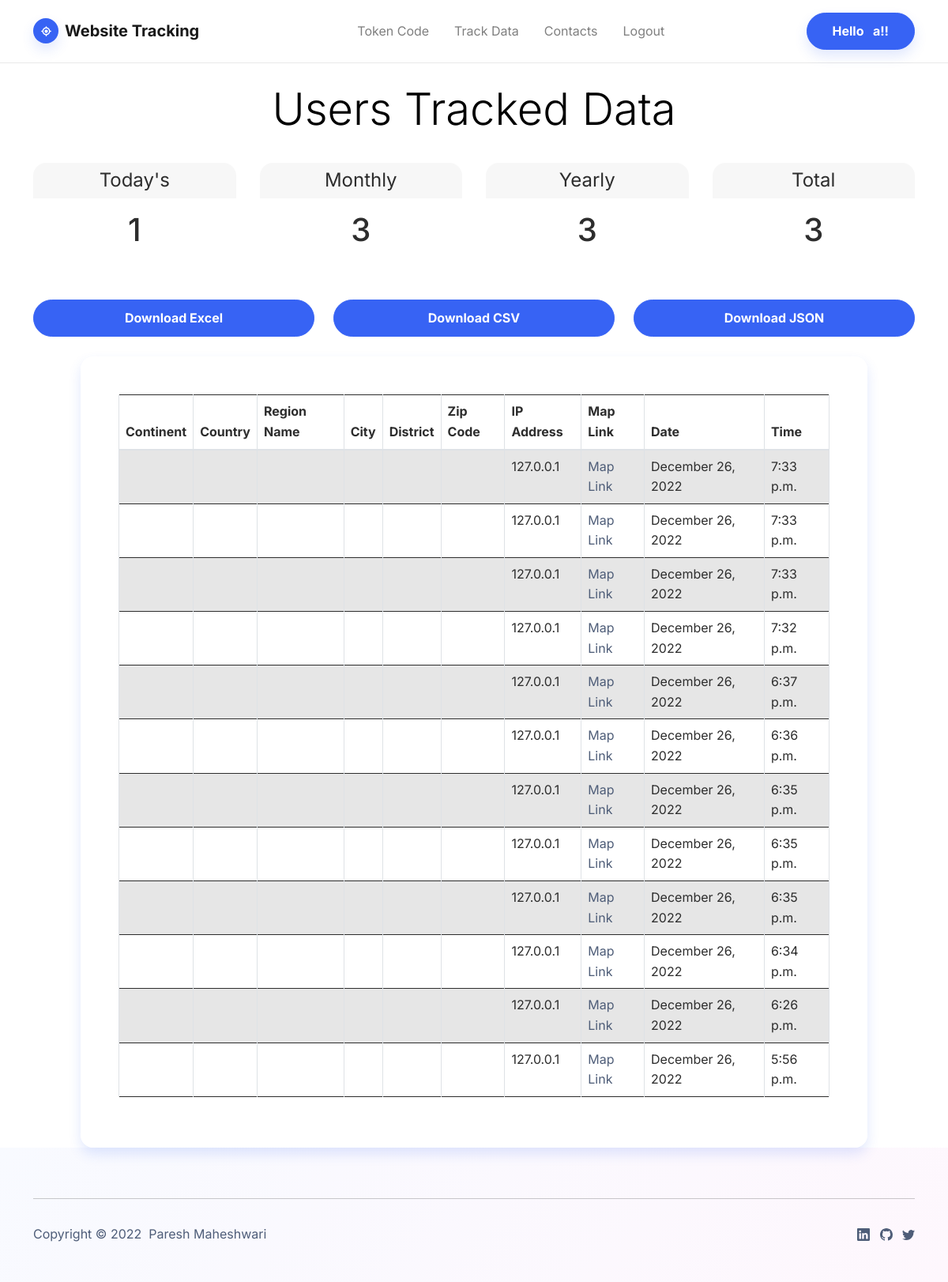
Page /user_track/ (signed in) on the earlier database version.
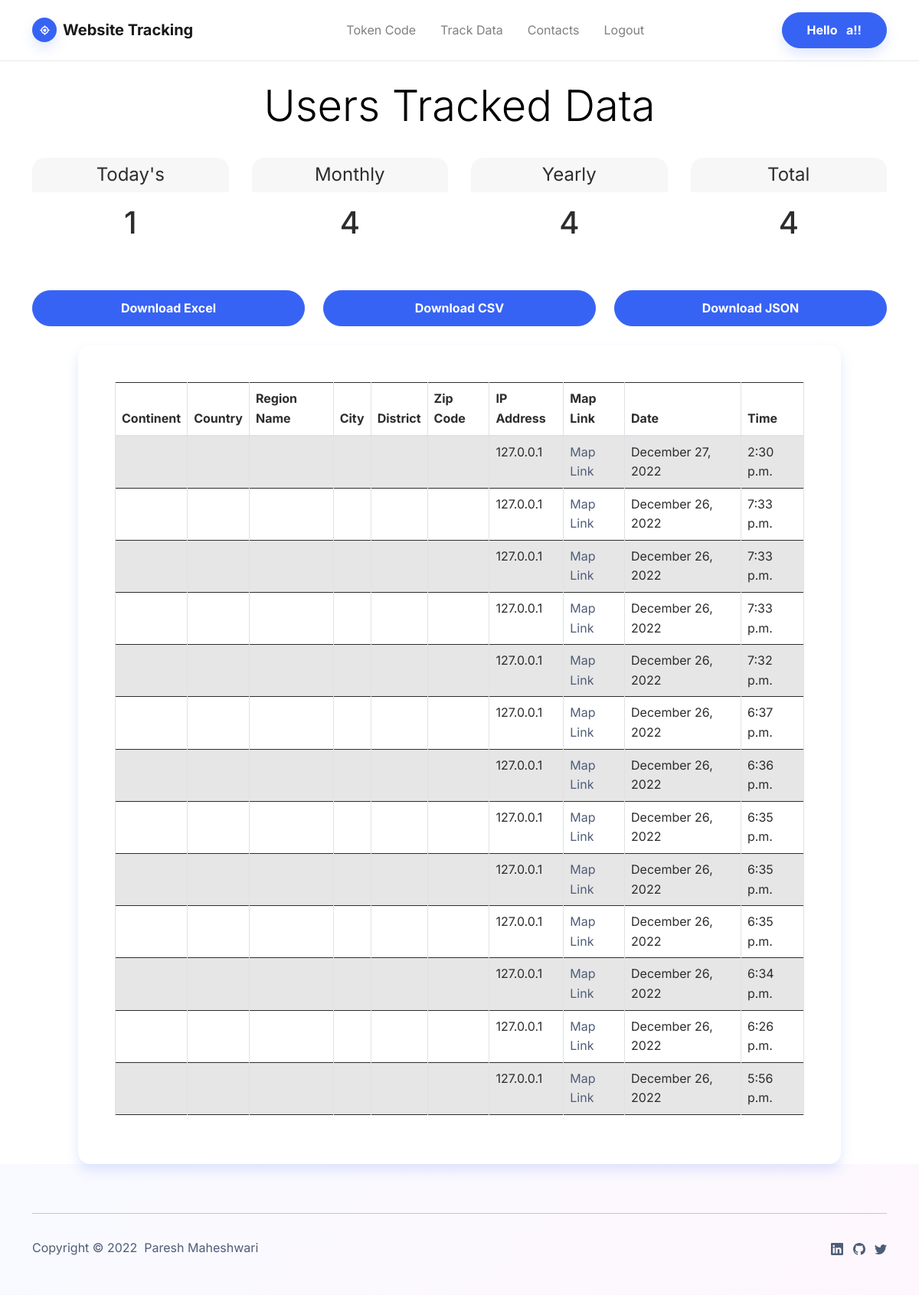
Same page on the later database version.
### location/models.py (models this page shows, shortened)
class UserLocation(models.Model):
    author = models.ForeignKey(User, on_delete=models.CASCADE,null=True, blank=True)
    latitude = models.FloatField(null=True, blank=True)
    longitude = models.FloatField(null=True, blank=True)
    continent = models.CharField(max_length=64, null=True, blank=True)
    country = models.CharField(max_length=64, null=True, blank=True)
    region = models.CharField(max_length=64, null=True, blank=True)
    region_name = models.CharField(max_length=64, null=True, blank=True)
    city = models.CharField(max_length=64, null=True, blank=True)
    district = models.CharField(max_length=64, null=True, blank=True)
    zip_code = models.CharField(max_length=64, null=True, blank=True)
    timezone = models.CharField(max_length=64, null=True, blank=True)
    isp = models.CharField(max_length=64, null=True, blank=True)
    org = models.CharField(max_length=64, null=True, blank=True)
    as_number = models.CharField(max_length=64, null=True, blank=True)
    as_name = models.CharField(max_length=64, null=True, blank=True)
    mobile = models.BooleanField(null=True, blank=True)
    proxy = models.BooleanField(null=True, blank=True)
    hosting = models.BooleanField(null=True, blank=True)
    ip_address = models.CharField(null=True, blank=True,max_length=64)
    map_link = models.CharField(max_length=256, blank=True, null=True)
    date = models.DateTimeField(auto_now_add=True)
    time = models.TimeField(auto_now_add=True)
    user_agent = models.CharField(max_length=256, blank=True, null=True)

### location/views.py (the view)
# urls.py: path('user_track/', user_track, name='user_track'),
@login_required
def user_track(request):
    visit_count = VisitCount.objects.get(author=request.user).visit_count
    today_total = VisitCount.objects.get(author=request.user).today_total
    monthly_total = VisitCount.objects.get(author=request.user).monthly_total
    yearly_total = VisitCount.objects.get(author=request.user).yearly_total
    userdata = UserLocation.objects.order_by('-date','-time')[:100]
    if request.user.is_authenticated:
        return render(request, 'user_track.html', {'userdata':userdata, 'visit_count': visit_count, 'today_total': today_total, 'monthly_total': monthly_total, 'yearly_total': yearly_total})
    else:
        return redirect('home')

### templates/user_track.html (shortened to what this page needs)
{% extends 'base.html' %} {% block content %}
<div class="row">
  <div class="col">
    <div class="bootstrap_datatables">
      <div class="container ">
        <br>
        <header class="text-center text-black">
          <h1 class="display-4">Users Tracked Data</h1>
        </header>
        <br>
        <div class="card-deck mb-3 text-center">
          <div class="card mb-4 box-shadow">
            <div class="card-header">
              <h4 class="my-0 font-weight-normal">Today's</h4>
            </div>
            <div class="card-body">
              <h1 class="card-title pricing-card-title">{{ today_total }}</h1>
            </div>
          </div>
          <div class="card mb-4 box-shadow">
            <div class="card-header">
              <h4 class="my-0 font-weight-normal">Monthly</h4>
            </div>
            <div class="card-body">
              <h1 class="card-title pricing-card-title">
                {{ monthly_total }}
              </h1>
            </div>
          </div>
          <div class="card mb-4 box-shadow">
            <div class="card-header">
              <h4 class="my-0 font-weight-normal">Yearly</h4>
            </div>
            <div class="card-body">
              <h1 class="card-title pricing-card-title">
                {{ yearly_total }}
              </h1>
            </div>
          </div>
          <div class="card mb-4 box-shadow">
            <div class="card-header">
              <h4 class="my-0 font-weight-normal">Total</h4>
            </div>
            <div class="card-body">
              <h1 class="card-title pricing-card-title">{{ visit_count }}</h1>
            </div>
          </div>
        </div>
      </div>
      <div class="container text-center">
        <div class="row center">
          <div class=" col-md-4 col-lg-4">
            <a class="btn btn-primary btn-block" href="{% url "export_excel" %}">Download Excel</a>&nbsp;
          </div>
          <div class=" col-md-4 col-lg-4">
            <a class="btn btn-primary btn-block" href="{% url "export_csv" %}">Download CSV</a>&nbsp;
          </div>
          <div class=" col-md-4 col-lg-4">
            <a class="btn btn-primary btn-block" href="{% url "export_json" %}">Download JSON</a>&nbsp;
          </div>
        </div>
      </div>
      <div class="row ">
        <div class="col-lg-10 mx-auto">
          <div class="card border-0 shadow rounded">
            <div class="card-body bg-white p-5 rounded">
              <div class="table-responsive">
                <table class="table table-striped table-bordered" id="example" style="width: 100%">
                  <thead>
                    <tr>
                      <th>Continent</th>
                      <th>Country</th>
                      <th>Region Name</th>
                      <th>City</th>
                      <th>District</th>
                      <th>Zip Code</th>
                      <th>IP Address</th>
                      <th>Map Link</th>
                      <th>Date</th>
                      <th>Time</th>
                    </tr>
                  </thead>
                  <tbody>
                    {% for location in userdata %}
                    <tr>
                      <td>{{ location.continent }}</td>
                      <td>{{ location.country }}</td>
                      <td>{{ location.region_name }}</td>
                      <td>{{ location.city }}</td>
                      <td>{{ location.district }}</td>
                      <td>{{ location.zip_code }}</td>
                      <td>{{ location.ip_address }}</td>
                      <td>
                        <a href="https://www.google.com/maps/place/{{ location.latitude }},{{ location.longitude }}"
                          target="_blank">Map Link</a>
                      </td>
                      <td>{{ location.date|date:"F j, Y" }}</td>
                      <td>{{ location.time }}</td>
                    </tr>
                    {% endfor %}
                  </tbody>
                </table>
              </div>
            </div>
          </div>
        </div>
      </div>
    </div>
  </div>
</div>
{% endblock %}

Differences in the rows shown:
added UserLocation: ip_address "127.0.0.1", date "December 27, 2022", time "2:30 p.m."
Other differences:
{{ monthly_total }}: "3" → "4"
{{ yearly_total }}: "3" → "4"
{{ visit_count }}: "3" → "4"
